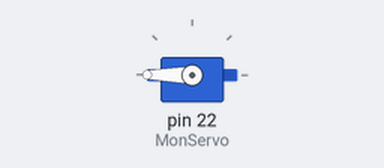
The sketch below on a simulated Arduino Mega 2560, built with avr-gcc and run on an emulated ATmega2560. On the bench: servo.

Above: at 0.1 s.
At 9.6 s:
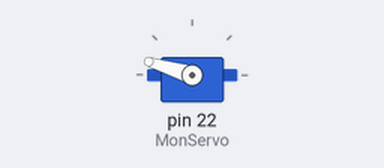
At 19.6 s:
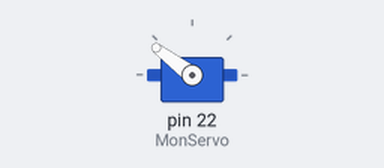
At 39.1 s:
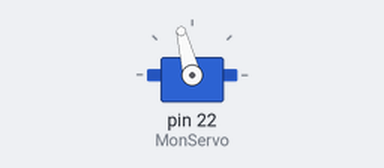
Timing chart, 0 to 40.0 s (numbered marks = the images above):
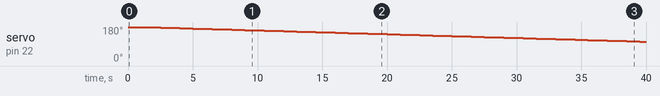

The sketch:

potentometreAndServo.ino
```cpp
//ON INCLUT ICI LA LIBRAIRIES QUI VA PERMETTRE D'UTILISER LES SERVO MOTEURS
#include <Servo.h>              //Inclue la librairie dans ce programme pour qu'on puisse utiliser ses mots-clés

int pos = 0;                    //On déclare la variable pos comme un entier. Cette variable servira pour la boucle FOR
Servo MonServo;                 //On déclare MonServo comme étant un Servo

void setup()
{
  MonServo.attach(22); //On indique ici que le servo MonServo est relié au Pin 9
}

void loop()
{
  for (pos = 0; pos <= 180; pos += 1) {     // crée une boucle qui va aller de pos=0 jusqu'à pos=180 en augmentant pos de 1 à chaque tour
  MonServo.write(pos);                      //indique au servo de se rendre à la position pos (qui vaut 1, puis 2, puis 3 etc..jusqu'à 180)
  // delay(10);                                //on attend 15 millisecondes
  }
  delay(1000);
  for (pos = 180; pos >= 0; pos -= 1) {     // crée une boucle qui va aller de pos=180 jusqu'à pos=0 en diminuant pos de 1 à chaque tour
  MonServo.write(pos);                      //indique au servo de se rendre à la position pos (qui vaut 180, puis 179, puis 178 etc..jusqu'à 0)
  delay(500);                                //on attend 15 millisecondes
  }

  // MonServo.write(pos);
}

//faire en sorte de compter le nombre de fois que ça fait une boucle et puis afficher sur un écran LCD
```

Measured:
- by itself, servo on pin 22 (MonServo): moves from 180° to 103° over 38.0 s
